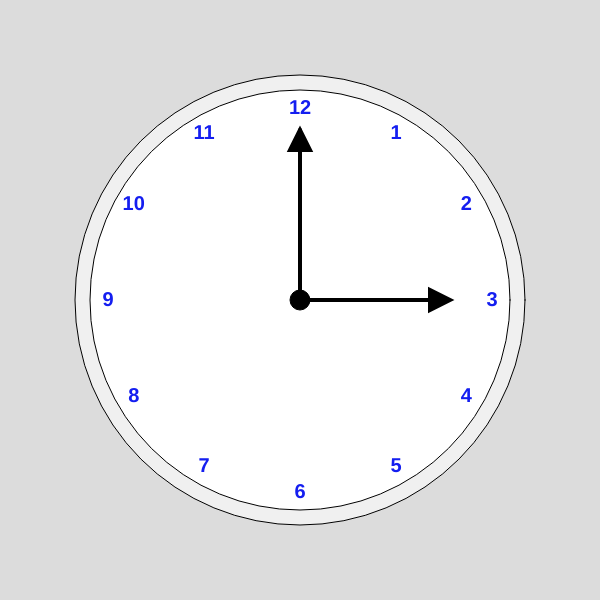
Frame 1 (no input)
Frame 60 (no input): identical to frame 1, image omitted
Frame 120 (the mouse pressed at the canvas centre since frame 60): identical to frame 1, image omitted

The p5.js sketch that drew this single still picture (run headless with seeded random() and noise() and a simulated clock; from frame 60 on, the mouse is pressed at the canvas centre):

// p5.js sketch
// ── sketch.js
var raio = 150;
var cx, cy;
var px, py;
var destaque_theta;

function setup() {
  createCanvas(600, 600);
  textAlign(CENTER, CENTER);
  // centro do desenho e do circulo
  cx = width / 2;
  cy = height / 2;
}

function draw() {
 background(220);

  
  
	fill(240)
	strokeWeight(1) 
  ellipse(cx, cy, 450);
  fill(255)
  ellipse(cx, cy, 420);  
  fill(0)  
  ellipse(cx, cy, 20);
  
  strokeWeight(4) 
  
  triangle(cx+raio, cy, cx+raio-20, cy+10, cx+raio-20, cy-10);
	fill(20,104,230)
  line(cx, cy, cx + raio-20, cy);	

  fill(0);	
  triangle(cx, cy-raio-20, cx-10, cy-raio, cx+10, cy-raio);
  fill(20,30,240)
  line(cx, cy, cx, cy-raio-20);  
  
  for (var angulo = 0; angulo <= 360; angulo += 30) {
    // transforma o angulo de
    // coord polar para coord cartesiana
    var x = cos(radians(angulo)) * raio*1.28;
    var y = sin(radians(angulo)) * raio*1.28;

    // desenha uma elipse na coord (x,y)
    // corrige (x,y) para (x+cx,y+cy)
    textStyle(BOLD);
    textSize(20);    
    if(angulo == 270){
    	text('12', x + cx, y + cy);
    }else if(angulo==360){
    	text('3', x + cx, y + cy);
    }else if(angulo==300){
    	text('1', x + cx, y + cy);
    }else if(angulo==330){
    	text('2', x + cx, y + cy);
    }else if(angulo==30){
    	text('4', x + cx, y + cy);
    }else if(angulo==60){
    	text('5', x + cx, y + cy);
    }else if(angulo==90){
    	text('6', x + cx, y + cy);
    }else if(angulo==120){
    	text('7', x + cx, y + cy);
    }else if(angulo==150){
    	text('8', x + cx, y + cy);
    }else if(angulo==180){
    	text('9', x + cx, y + cy);
    }else if(angulo==210){
    	text('10', x + cx, y + cy);
    }else if(angulo==240){
    	text('11', x + cx, y + cy);
    }
    
    
  }
}
